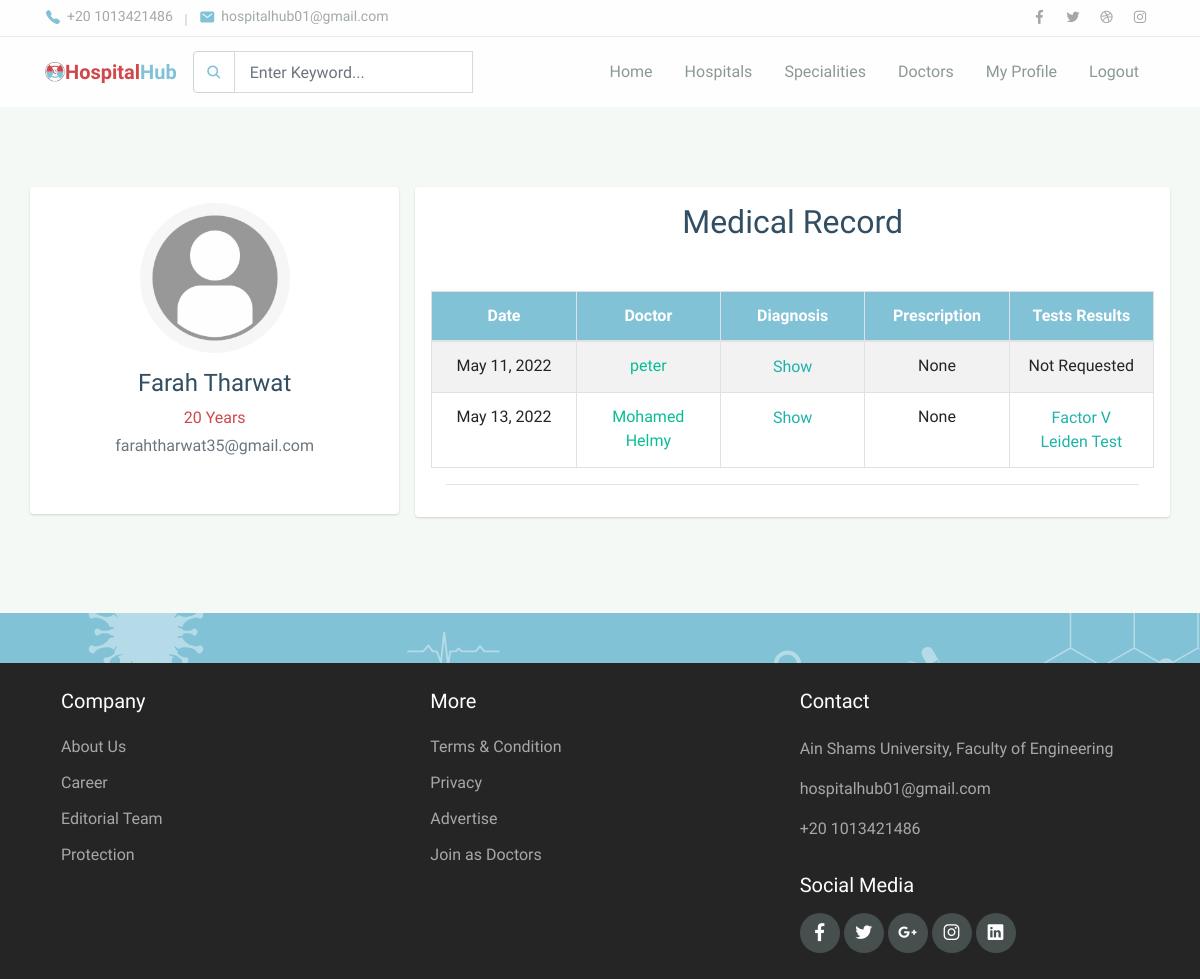
Screenshot of /hospital_hub/patient/ViewRecord (signed in) with the database file from the repository.
### hospital_hub/models.py (models this page shows, shortened)
class User(AbstractBaseUser):
    username = models.CharField(max_length=255, unique=True)
    email = models.EmailField(
        verbose_name='email address', max_length=255, unique=True)
    full_name = models.CharField(max_length=255, blank=True, null=True)
    phone_number = models.IntegerField()
    city = models.ForeignKey(City, on_delete=models.PROTECT, null=True)
    owner = models.BooleanField(default=False)  # can login
    admin = models.BooleanField(default=False)  # staff user non superuser
    doctor = models.BooleanField(default=False)  # superuser
    patient = models.BooleanField(default=False)  # superuser
    staff = models.BooleanField(default=False)  # necessary
    age   =models.IntegerField(null=True,blank=True)
    created_at = models.DateTimeField(auto_now_add=True,null=True,blank=True)
    image = models.ImageField(
        default="media/no_profile_img.png", upload_to="media/")
    USERNAME_FIELD = 'username'  # username
    EMAIL_FIELD = 'email'  # Email
    REQUIRED_FIELDS = ['email', 'full_name', 'phone_number']
    objects = UserManager()
    def __str__(self):
        return self.username
    @property
    def is_patient(self):
        return self.patient

class AppointmentDocument(models.Model):
    appointment = models.ForeignKey(
    Appointment, on_delete=models.CASCADE, related_name="document")
    title = models.CharField(max_length=100)
    attachment = models.FileField(null=True, blank=True)
    diagnosis = models.TextField()
    disease = models.CharField(max_length=100)

class Appointment(models.Model):
    doctor = models.ForeignKey(
        Doctor, on_delete=models.CASCADE, related_name="appointments")
    patient = models.ForeignKey(
        Patient, on_delete=models.CASCADE, related_name="appointments")
    schedule = models.ForeignKey(
        Schedule, null=True,on_delete=models.SET_NULL, related_name="appointments")
    status = models.ForeignKey(AppointmentStatus, on_delete=models.SET_NULL,null=True,blank=True,default=None)
    patient_no = models.IntegerField()
    appt_date = models.DateField()

class Doctor(models.Model):
    my_account = models.ForeignKey(
        User, on_delete=models.CASCADE, related_name="my_doctor")
    is_employed = models.BooleanField(default=False)
    speciality = models.ForeignKey(
        Speciality, on_delete=models.CASCADE, related_name="doctors")
    hospital = models.ForeignKey(
        Hospital, on_delete=models.SET_NULL, related_name="my_doctors", null=True, blank=True)
    is_notified = models.BooleanField(default=False);
    def __str__(self):
        return str(self.my_account)

class MedicalTest(models.Model):
    type = models.ForeignKey(
        MedicalTestType, on_delete=models.CASCADE, related_name="document")
    appointment_document = models.ForeignKey(
        AppointmentDocument, on_delete=models.CASCADE, related_name="tests")
    result = models.FileField(null=True, blank=True,default=None)

class MedicalTestType(models.Model):
    type = models.CharField(max_length=100,unique=True)
    def __str__(self):
        return self.type

### hospital_hub/views.py (the view, shortened to what this page needs)
# urls.py: path('patient/ViewRecord', views.Patient.PatientViewRecord,name='patient_viewRecord'),
    def PatientViewRecord(request):
        if not request.user.is_authenticated:
            return HttpResponseRedirect(reverse('login'))
        elif not request.user.is_patient:
            logout(request)
            return HttpResponseRedirect(reverse('login'))
        patient = request.user.my_patient.first()
        all_appointments = AppointmentModel.objects.filter(patient=patient)
        all_documents = []
        for apt in all_appointments:
            document = apt.document.first()
            if document != None:
                test = document.tests.first()
                all_documents.append([document,test])
        return render(request, "hospital_hub/Patient/patient_viewRecord.html", {
            "documents_with_tests":all_documents
        })

### hospital_hub/templates/hospital_hub/Patient/patient_ViewRecord.html (shortened to what this page needs)
{%extends 'hospital_hub/Patient/patient_layout.html'%}
{% load static %}
{%block body%}
<head>
    <link rel="stylesheet" href="https://cdnjs.cloudflare.com/ajax/libs/normalize/5.0.0/normalize.min.css">
    <link rel="stylesheet" href="{% static 'hospital_hub/assets/css/maicons.css'%}">
    <link rel="stylesheet" href="{% static 'hospital_hub/assets/css/bootstrap.css'%}">
    <link rel="stylesheet" href="{% static 'hospital_hub/assets/vendor/owl-carousel/css/owl.carousel.css'%}">
    <link rel="stylesheet" href="{% static 'hospital_hub/assets/vendor/animate/animate.css'%}">
    <link rel="stylesheet" href="https://cdnjs.cloudflare.com/ajax/libs/font-awesome/4.7.0/css/font-awesome.min.css">
    <link rel="stylesheet" href="https://maxcdn.bootstrapcdn.com/bootstrap/4.1.3/css/bootstrap.min.css">
    <link rel="stylesheet" href="{% static 'hospital_hub/assets/css/theme.css'%}">
    <link rel='stylesheet' href='https://ajax.googleapis.com/ajax/libs/jqueryui/1.11.4/themes/smoothness/jquery-ui.css'>
    <link rel="stylesheet" href="{% static 'hospital_hub/assets/css/patient_profile.css'%}">
</head>
<body>
    <div class="page-section bg-light">
        <div class="container">
            <div class="row justify-content-center">
                <div class="col-lg-12">
                    <div class="row">
                        <div class="row gutters-sm">
                            <div class="col-md-4 mb-3">
                                <div class="card ">
                                    <div class="card-body" style="display:block; margin:auto;">
                                        <div class="d-flex flex-column align-items-center text-center">
                                            <img src={{user.image.url}} alt="Admin" class="rounded-circle"
                                                width="150" height="150">
                                            <div class="mt-3">
                                                <h4 style="font-size:auto;">{{user.full_name}}</h4>
                                                {%if user.age%}
                                                <p class="text-secondary mb-1">{{user.age}} Years</p>
                                                {%endif%}
                                                <p class="text-muted font-size-sm">{{user.email}}</p>
                                                <br>
                                            </div>
                                        </div>
                                    </div>
                                </div>
                            </div>
                            <div class="col-md-8 ">
                                <div class="card mb-3">
                                    <div class="card2-body ">
                                        <section id="working-time" class="">
                                            <div class="container">
                                                <div class="row" style="display:block;">
                                                    <div class="flex-container" id="books-table">
                                                        <h2 style="text-align: center; margin-bottom:50px;">Medical
                                                            Record</h2>
                                                        <table
                                                            class="table table-bordered table-striped table-responsive-stack"
                                                            id="books" style="text-align:center;table-layout:fixed">
                                                            <thead class="thead"
                                                                style="background-color:#81C2D6; color:white;">
                                                                <tr>
                                                                    <th>Date</th>
                                                                    <th>Doctor</th>
                                                                    <th>Diagnosis</th>
                                                                    <th>Prescription</th>
                                                                    <th>Tests Results</th>
                                                                </tr>
                                                            </thead>
                                                            <tbody>
                                                                {%for doc, test in documents_with_tests%}
                                                                <tr>
                                                                    <td>{{doc.appointment.appt_date}}</td>
                                                                    <td><a
                                                                            href="{%url 'book_appointment' doctor_name=doc.appointment.doctor %}">{{doc.appointment.doctor}}</a>
                                                                    </td>
                                                                    <td>
                                                                        <button type="button" data-toggle="modal"
                                                                            class="link"
                                                                            style="border:none; color:lightseagreen;background:none"
                                                                            data-target="#diagnosis_{{doc.id}}">
                                                                            Show
                                                                        </button>
                                                                    </td>
                                                                    {% if doc.attachment%}
                                                                    <td> <a href="{{doc.attachment.url}}">link</a></td>
                                                                    {% else %}
                                                                    <td>None</td>
                                                                    {%endif%}
                                                                    {%if not test %}
                                                                    <td>Not Requested</td>
                                                                    {%elif not test.result%}
                                                                    <td><button type="button" data-toggle="modal"
                                                                            class="link"
                                                                            style="border:none; color:lightseagreen;background:none"
                                                                            data-target="#test_{{test.id}}">
                                                                            {{test.type}}
                                                                        </button></td>
                                                                    {%else%}
                                                                    <td> <a href="{{test.result.url}}">{{test.type}}</a>
                                                                    </td>
                                                                    {%endif%}
                                                                </tr>
                                                                {%empty%}
                                                                <tr>
                                                                    <td colspan="5">No previous visits</td>
                                                                </tr>
                                                                {%endfor%}
                                                            </tbody>
                                                        </table>
                                                    </div>
                                                </div>
                                                <hr>
                                            </div>
                                        </section>
                                    </div>
                                </div>
                            </div>
                        </div>
                    </div>
                </div>
            </div>
        </div>
        </div>
</body>
{%endblock%}

### hospital_hub/static/hospital_hub/assets/css/theme.css (style rules this page uses)
body { font-family: "Quicksand", sans-serif; }
:root { --primary: #81C2D6; --accent: #FF3D85; --secondary: #4E5AFE; --warning: #EED818; --info: #05B4E1; --danger: #FF4943; --success: #96C93D; --dark: #343531; --light: #F5F9F6; --cs: #596261; --grey: #6E807A; }
body { font-family: "Source Sans Pro", sans-serif; line-height: 1.5; color: #343531; }
a { color: #07be94; text-decoration: none; background-color: transparent; }
.bg-light { background-color: #F5F9F6 !important; }
.text-secondary { color: #4E5AFE !important; }
.page-section { position: relative; padding-top: 80px; padding-bottom: 80px; overflow: hidden; }

### hospital_hub/static/hospital_hub/assets/css/patient_profile.css (style rules this page uses)
html { position: relative; overflow-x: hidden !important; }
body { font-family: "Quicksand", sans-serif; color: #324e63; background: rgba(254, 254, 254, 1) fixed; background: linear-gradient(top, rgba(254, 254, 254, 1) 0%, rgba(209, 209, 209, 1) 49%, rgba(219, 219, 219, 1) 90%, rgba(226, 226, 226, 1) 100%) fixed; filter: progid: DXImageTransform.Microsoft.gradient( startColorstr='#fefefe', endColorstr='#e2e2e2', GradientType=0); }

### hospital_hub/templates/hospital_hub/Patient/patient_layout.html (style rules this page uses)
body { font-family: "Quicksand", sans-serif; }

### hospital_hub/templates/hospital_hub/Patient/patient_ViewRecord.html (style rules this page uses)
.text-secondary { color: #CF484C !important; }
.card { box-shadow: 0 1px 3px 0 rgba(0, 0, 0, .1), 0 1px 2px 0 rgba(0, 0, 0, .06); }
.card { position: relative; display: flex; flex-direction: column; min-width: 0; word-wrap: break-word; background-color: rgba(255, 255, 255, 1); background-clip: border-box; border: 0 solid rgba(0, 0, 0, .125); border-radius: .25rem; }
.card-body { flex: 1 1 auto; min-height: 1px; padding: 1rem; width: 300px; }
.card2-body { flex: 1 1 auto; min-height: 1px; padding: 1rem; }
.gutters-sm { margin-right: -8px; margin-left: -8px; }
.gutters-sm>.col, .gutters-sm>[class*=col-] { padding-right: 8px; padding-left: 8px; }
.mb-3, .my-3 { margin-bottom: 1rem !important; }

### rows the page displays
User: image (picture), full_name "Farah Tharwat", age "20", email "farahtharwat35@gmail.com"
AppointmentDocument: appointment.appt_date "May 11, 2022", appointment.doctor "peter", attachment "None", shows "Not Requested"
AppointmentDocument: appointment.appt_date "May 13, 2022", appointment.doctor "Mohamed Helmy", attachment "None", type "Factor V Leiden Test"
